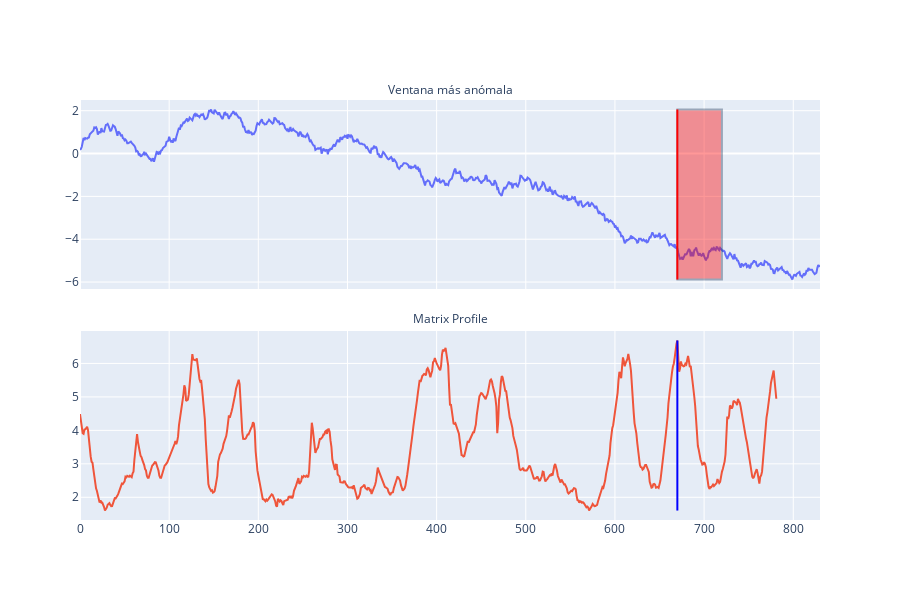

Notebook cell for this chart:
### Markdown cell above
**LOCALIZAR LA VENTANA MÁS ANÓMALA**

### Code cell
graph_anomalous_window(x, y, matrix_profile_df, m)

### Figure 1 — Plotly figure (JSON) as saved in the notebook; plotly's stock layout.template omitted (floating-point values rounded to 4 significant figures; data arrays with more than 128 entries replaced by an {"elided": "..."} marker saying what was removed)
{"data": [{"mode": "lines", "showlegend": false, "type": "scatter", "x": {"elided": "831 int values"}, "xaxis": "x", "y": {"elided": "831 float values"}, "yaxis": "y"}, {"mode": "lines", "showlegend": false, "type": "scatter", "x": {"elided": "782 int values"}, "xaxis": "x2", "y": {"elided": "782 float values"}, "yaxis": "y2"}], "layout": {"annotations": [{"showarrow": false, "text": "Ventana más anómala", "x": 0.5, "xref": "paper", "y": 1.05, "yref": "paper"}, {"showarrow": false, "text": "Matrix Profile", "x": 0.5, "xref": "paper", "y": 0.48, "yref": "paper"}], "grid": {"columns": 1, "rows": 2}, "height": 600, "shapes": [{"fillcolor": "red", "opacity": 0.4, "type": "rect", "x0": 670, "x1": 720, "xref": "x", "y0": -5.883, "y1": 2.059, "yref": "y"}, {"line": {"color": "red"}, "type": "line", "x0": 670, "x1": 670, "xref": "x", "y0": -5.883, "y1": 2.059, "yref": "y"}, {"line": {"color": "blue"}, "type": "line", "x0": 670, "x1": 670, "xref": "x2", "y0": 1.604, "y1": 6.687, "yref": "y2"}], "xaxis": {"anchor": "y", "domain": [0, 1], "matches": "x2", "showticklabels": false}, "xaxis2": {"anchor": "y2", "domain": [0, 1]}, "yaxis": {"anchor": "x", "domain": [0.55, 1]}, "yaxis2": {"anchor": "x2", "domain": [0, 0.45]}}}
